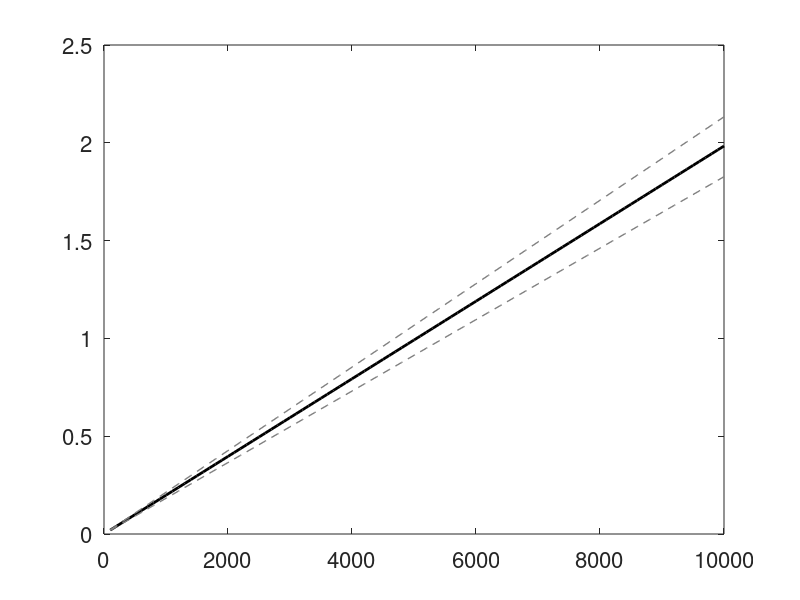
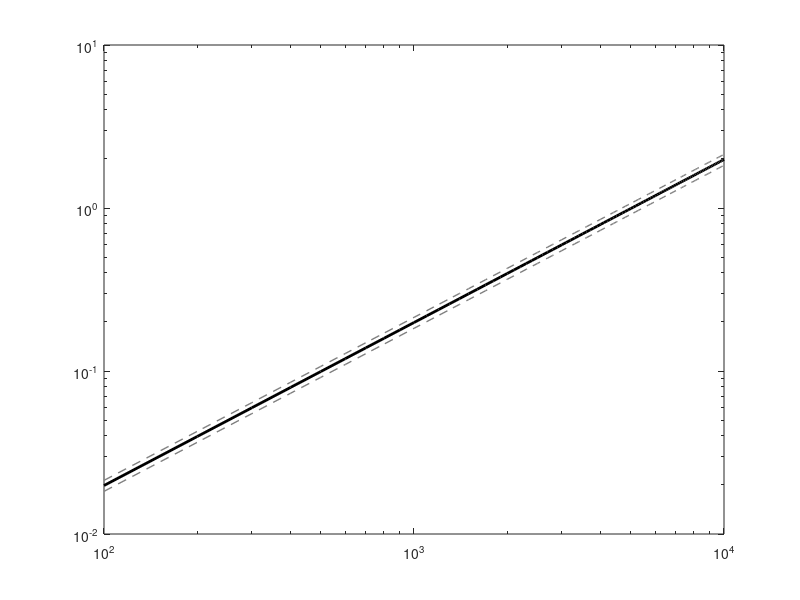
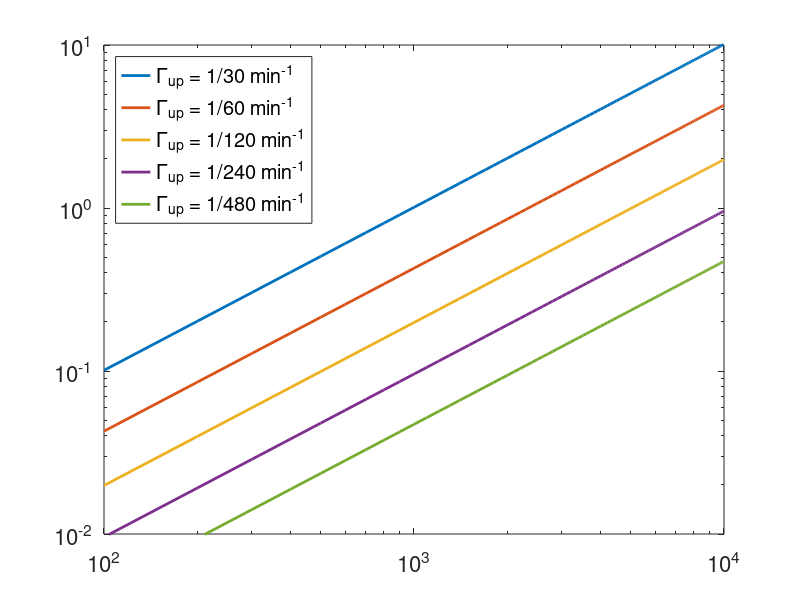
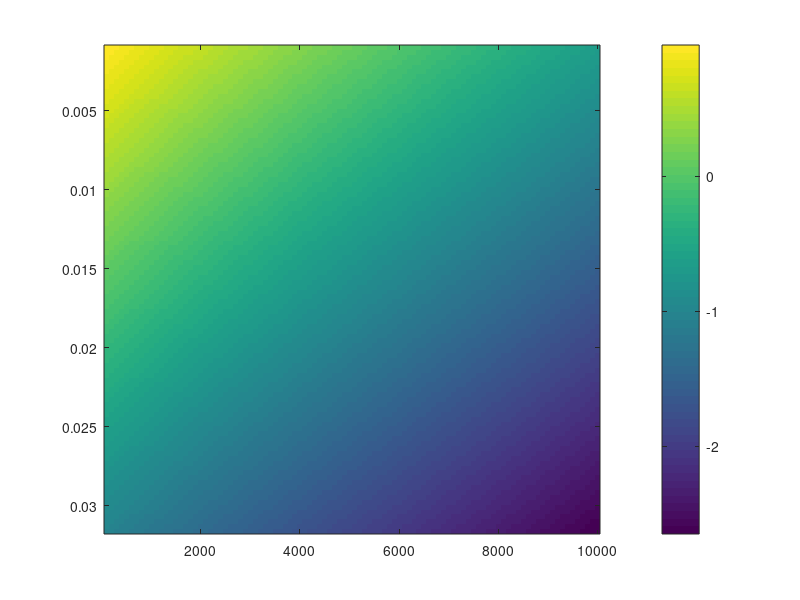

These charts were generated, in order, by the following MATLAB code: (Note: this script raises an error after producing the figures.)


NICD0=5000;
slope_wt=-0.0294;
err_slope=0.0030;
Ne=11;
Gamma_p=1/8; %the degradation rate of phosphorylated NICD
Gamma_up=1/120; %the degradaion rate of unphosphorilated NICD
P_NICD=NICD0*Gamma_up; %the rate of incoming NICD into the nucleus
% kp0=0.415;     %the phosphorilation rate of bound NICD

k_alpha=12; %the affinity of NICD to the binding sites


NICD0=100:100:10000;
kpp= NICD0/(-1/slope_wt+Ne);

Gamma_up=1/120;

kp0=kpp*Gamma_up/(1-Gamma_up/Gamma_p);

kpp_errp= NICD0/(-1/(slope_wt+err_slope)+Ne);
kp0_errp=kpp_errp*Gamma_up/(1-Gamma_up/Gamma_p);

kpp_errm= NICD0/(-1/(slope_wt-err_slope)+Ne);
kp0_errm=kpp_errm*Gamma_up/(1-Gamma_up/Gamma_p);


figure

plot(NICD0,kp0,'k-','linewidth',2)
hold on
plot(NICD0,kp0_errp,'k--','linewidth',1,'color',[0.5 0.5 0.5])
plot(NICD0,kp0_errm,'k--','linewidth',1,'color',[0.5 0.5 0.5])


set(gca,'fontsize',16)

figure

loglog(NICD0,kp0,'k-','linewidth',2)
hold on
loglog(NICD0,kp0_errp,'--','linewidth',1,'color',[0.5 0.5 0.5])
loglog(NICD0,kp0_errm,'--','linewidth',1,'color',[0.5 0.5 0.5])


figure
Gamma_up_vals=[1/30 1/60 1/120 1/240 1/480];

for i=1:5
    
    Gamma_up=Gamma_up_vals(i);
    
    kp0=kpp*Gamma_up/(1-Gamma_up/Gamma_p);
    loglog(NICD0,kp0,'-','linewidth',2)
    hold on
    % loglog(NICD0,kp1_errp,'--','linewidth',1,'color',[0.5 0.5 0.5])
    % loglog(NICD0,kp1_errm,'--','linewidth',1,'color',[0.5 0.5 0.5])
    axis([100 10000 10^-2 10^1])
end
legend({'\Gamma_{up} = 1/30 min^{-1}','\Gamma_{up} = 1/60 min^{-1}','\Gamma_{up} = 1/120 min^{-1}','\Gamma_{up} = 1/240 min^{-1}','\Gamma_{up} = 1/480 min^{-1}'},'Location','northwest','FontSize',11);
set(gca,'fontsize',16)



figure
Gamma_up_vals=logspace(-1.5,-3,100);
NICD0=logspace(2,4,100);
kpp = NICD0/(-1/slope_wt+Ne);
kp0 = zeros(length(NICD0),length(Gamma_up_vals)); 

for i=1:length(Gamma_up_vals)
    
    Gamma_up=Gamma_up_vals(i);
    
    kp0(:,i)=kpp*Gamma_up/(1-Gamma_up/Gamma_p);
end

imagesc(NICD0,Gamma_up_vals,log10(kp0))
colorbar('Ticks',[-2,-1,0,1],...
         'TickLabels',{'10^{-2}','10^{-1}','10^{0}','10^{1}'})
set(gca,'fontsize',16)

figure

surf(NICD0,Gamma_up_vals,log10(kp0),'EdgeColor','none')
colorbar('Ticks',[-2,-1,0,1],...
         'TickLabels',{'10^{-2}','10^{-1}','10^{0}','10^{1}'})
set(gca,'fontsize',16)
